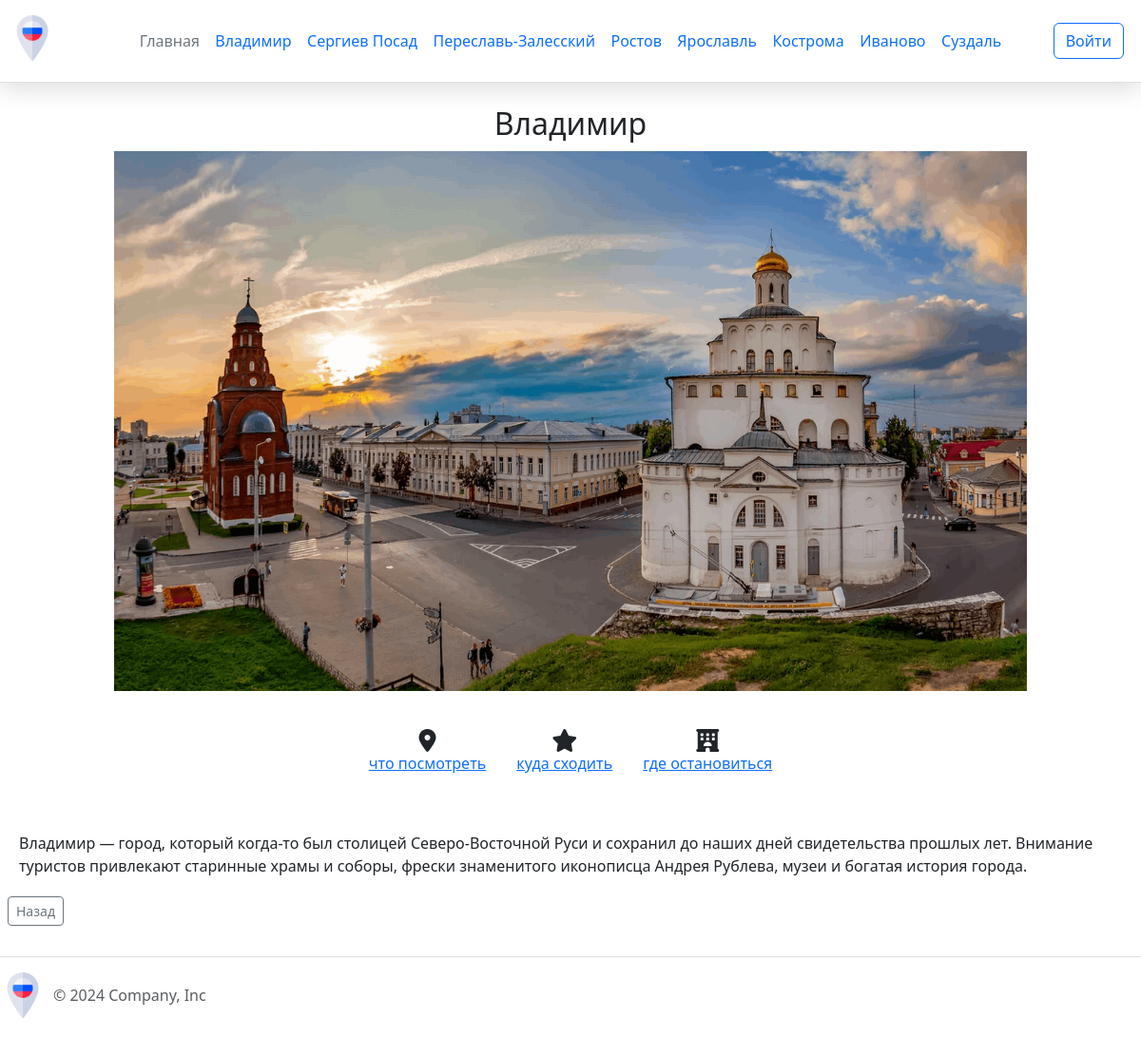
Page /city_detail/1 on the committed database.
### app.py (models this page shows)
class City(db.Model):
    city_id = db.Column(db.Integer, primary_key=True)
    city_name = db.Column(db.String(20), nullable=False)
    photo = db.Column(db.LargeBinary, nullable=False)
    description = db.Column(db.Text, nullable=False)

### app.py (the view)
@app.route("/city_detail/<int:city_id>")
def city_detail(city_id):
    city = City.query.get(city_id)
    city_slug = transliterate(city.city_name)
    return render_template('city_detail.html', city=city, city_slug=city_slug)

### app.py (called while the page is built)
@app.context_processor
def inject_cities():
    cities = City.query.all()
    return dict(cities=cities)

def transliterate(text):
    translit_dict = {
        'а': 'a', 'б': 'b', 'в': 'v', 'г': 'g', 'д': 'd', 'е': 'e', 'ё': 'e',
        'ж': 'zh', 'з': 'z', 'и': 'i', 'й': 'y', 'к': 'k', 'л': 'l', 'м': 'm',
        'н': 'n', 'о': 'o', 'п': 'p', 'р': 'r', 'с': 's', 'т': 't', 'у': 'u',
        'ф': 'f', 'х': 'kh', 'ц': 'ts', 'ч': 'ch', 'ш': 'sh', 'щ': 'shch',
        'ъ': '', 'ы': 'y', 'ь': '', 'э': 'e', 'ю': 'yu', 'я': 'ya'
    }
    result = ''.join(translit_dict.get(char, char) for char in text.lower())
    result = re.sub(r'[^a-z0-9-]', '-', result)  # Заменяем недопустимые символы на '-'
    result = re.sub(r'-+', '-', result)  # Убираем дублирующиеся '-'
    return result.strip('-')  # Убираем '-' в начале и конце

### templates/city_detail.html (shortened to what this page needs)
{% extends 'base.html' %}
{% block content %}
<h2>{{ city.city_name }}</h2>
<img src="{{ url_for('static', filename='img/' + city.photo) }}" class="card-img-top img-fluid" alt="{{ city.city_name }}">
<div class="icons-container">
    <div class="flex justify-around items-center mb-6 text-gray-600">
        <div class="icon-item">
            <i class="fas fa-map-marker-alt"></i>
            <a href="{{ url_for('attractions', city_id=city.city_id) }}" class="text-link hover:underline">
                что посмотреть
            </a>
        </div>
        <div class="icon-item">
            <i class="fas fa-star"></i>
            <a href="https://afisha.yandex.ru/{{ city_slug }}/" class="text-link hover:underline">
                куда сходить
            </a>
        </div>
        <div class="icon-item">
            <i class="fas fa-hotel"></i>
            <a href="https://travel.yandex.ru/hotels/{{ city_slug }}/" class="text-link hover:underline">
                где остановиться
            </a>
        </div>
    </div>
</div>
<div class="about">{{ city.description }}</div>
<div class="d-flex justify-content-between align-items-center">
    <div class="btn-group">
        <a href="{{ url_for('index') }}" class="btn btn-sm btn-outline-secondary ms-2 mb-2">Назад</a>
    </div>
</div>
{% endblock %}

### templates/base.html (shortened to what this page needs)
<!DOCTYPE html>
<html lang="en">
<head>
    <link href="https://cdn.jsdelivr.net/npm/bootstrap@5.3.3/dist/css/bootstrap.min.css" rel="stylesheet">
    <link rel="stylesheet" href="https://cdnjs.cloudflare.com/ajax/libs/font-awesome/6.2.0/css/all.min.css" />
    <link rel="stylesheet" href="https://cdn.jsdelivr.net/npm/sweetalert2@11/dist/sweetalert2.min.css">
    <link rel="stylesheet" href="{{url_for('static', filename='css/main.css')}}">
</head>
<body>
    <div class="page">
        <header class="d-flex flex-wrap align-items-center justify-content-center justify-content-md-between py-3 mb-4 border-bottom">
          <div class="col-md-3 mb-2 mb-md-0">
            <a href="/" class="d-inline-flex link-body-emphasis text-decoration-none">
              <img class="header__img" src="{{ url_for('static', filename='img/russia.png') }}" alt="russia">
            </a>
          </div>
          <div class="col-md-6 mb-0 mb-md-0 d-flex justify-content-center">
            <ul class="nav col-12 col-md-auto mb-2 justify-content-center mb-md-0">
              <li><a href="{{ url_for('index') }}" class="nav-link px-2 link-secondary">Главная</a></li>
              {% for city in cities %}
                <li class="nav-item">
                  <a class="nav-link" href="{{ url_for('city_detail', city_id=city.city_id) }}">{{ city.city_name }}</a>
                </li>
              {% endfor %}
            </ul>
          </div>
          <div class="col-md-3 text-end">
            {% if current_user.is_authenticated %}
                <a href="{{ url_for('lk') }}">
                    <button type="button" class="btn btn-outline-primary me-2">{{ current_user.name }}</button>
                </a>
            {% else %}
                <a href="{{ url_for('login') }}">
                    <button type="button" class="btn btn-outline-primary me-2">Войти</button>
                </a>
            {% endif %}
        </div>
        </header>
        <div class="content">
            {% block content %}{% endblock %}
        </div>
        <footer class="d-flex flex-wrap justify-content-between align-items-center py-3 my-4 border-top">
            <div class="col-md-4 d-flex align-items-center">
              <a href="/" class="mb-3 me-2 mb-md-0 text-body-secondary text-decoration-none lh-1">
                <img class="header__img" src="{{ url_for('static', filename='img/russia.png') }}" alt="russia">
              </a>
              <span class="mb-3 mb-md-0 text-body-secondary">© 2024 Company, Inc</span>
            </div>
          </footer>
</body>
</html>

### static/css/main.css (style rules this page uses)
header { position: sticky; top: 0; padding: 10px; z-index: 1000; background: #fff; -webkit-box-shadow: 0 5px 25px rgba(0, 0, 0, 0.15); box-shadow: 0 5px 25px rgba(0, 0, 0, 0.15) ; }
.header__img { height: 48px; width: 48px; }
.nav-link { padding: 0.2rem 0.5rem; }
.nav li { padding-right: 0.5px; }
.nav li:last-child { padding-right: 0; }
h2 { text-align: center; margin-top: 0; }
.card-img-top { width: 100%; height: 200px; object-fit: cover; }
.img-fluid { margin: 10px auto 20px; display: block; max-width: 80%; height: auto; }
.icons-container { display: flex; justify-content: center; margin-top: 20px; margin-bottom: 20px; }
.icon-item i { font-size: 1.5rem; }
.flex { display: flex; flex-direction: row; margin-top: 20px; margin-bottom: 20px; }
.icon-item { display: inline-flex; flex-direction: column; text-align: center; margin: 0 1rem; }
.about { margin-top: 0; text-align: left; padding: 20px; }

### rows in the picture
City: city_name "Владимир", photo (picture), description "Владимир — город, который когда-то был столицей Северо-Восточной Руси и сохранил до наших дней свидетельства прошлых лет. Внимание туристов привлекают старинные храмы и соборы, фрески знаменитого иконописца Андрея Рублева, музеи и богатая история города."
City: city_name "Сергиев Посад"
City: city_name "Переславь-Залесский"
City: city_name "Ростов"
City: city_name "Ярославль"
City: city_name "Кострома"
City: city_name "Иваново"
City: city_name "Суздаль"
